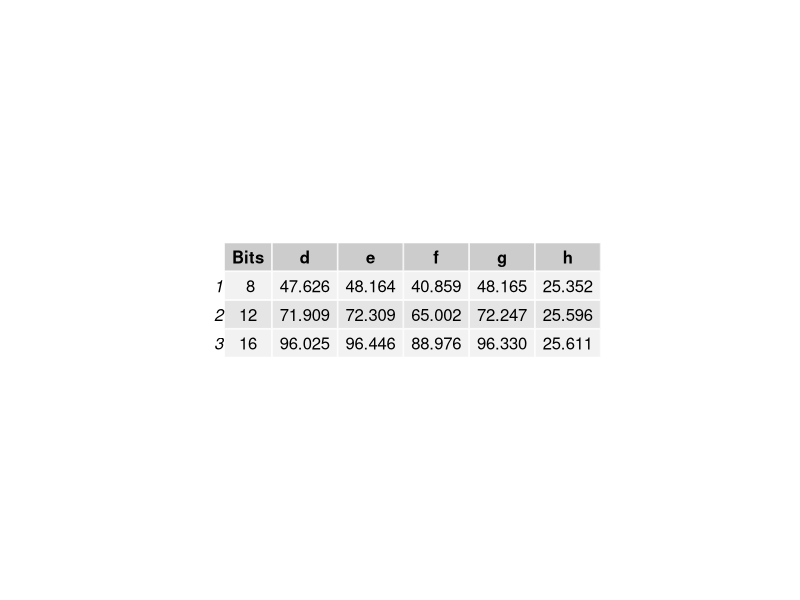
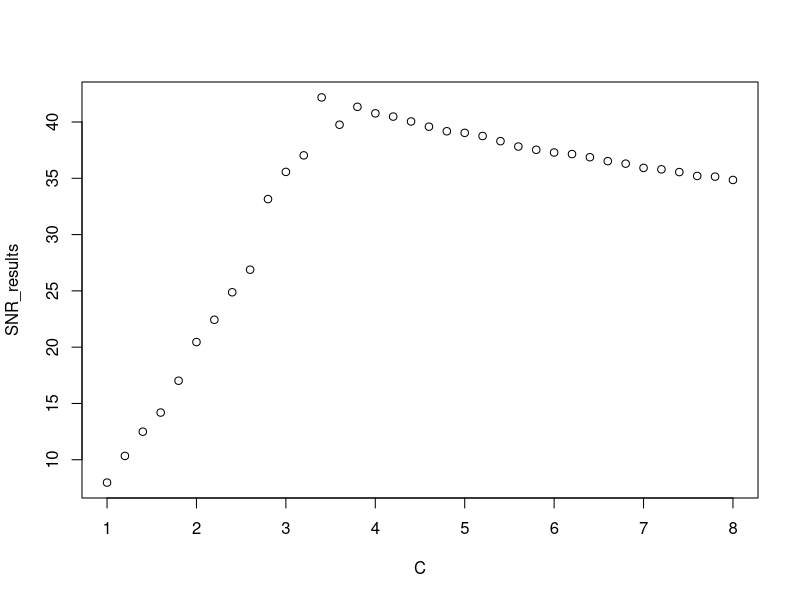

These charts were generated, in order, by the following R code:
library(gridExtra)
pdf("quantize.pdf")

#a
quantize <- function(x,bits=8){
  numberOfIntervals <- 2^bits
  sizeOfIntervals <- 1/numberOfIntervals
  min <- sizeOfIntervals/2
  max <- 1 - min
  x <- ifelse(x <= 0, min, x)
  x <- ifelse(x >= 1, max, x)
  x <- ((floor(x * numberOfIntervals))/numberOfIntervals) + min
}

#b
test_seq = seq(0,1,length=5000)**3
#plot(quantize(test_seq))

#c 
decibel <- function(x){
  10 * log10 (var(x))
}

SNR <- function(x,y){
  decibel(x) - decibel(x-y)
}

empty_data <- c(NA,NA,NA)
snr_data <- data.frame("Bits" = c(8,12,16), "d" = empty_data, "e" = empty_data,
                       "f" = empty_data, "g" = empty_data, "h" = empty_data)

#d
snr_data[1,"d"] <- SNR(test_seq, quantize(test_seq, 8))
snr_data[2,"d"] <- SNR(test_seq, quantize(test_seq, 12))
snr_data[3,"d"] <- SNR(test_seq, quantize(test_seq, 16))

#e
norm_test_seq = runif(5000, 0, 1)
snr_data[1,"e"] <- SNR(norm_test_seq, quantize(norm_test_seq, 8))
snr_data[2,"e"] <- SNR(norm_test_seq, quantize(norm_test_seq, 12))
snr_data[3,"e"] <- SNR(norm_test_seq, quantize(norm_test_seq, 16))

#f
rnorm_test_seq = rnorm(5000, 1/2, 1/8)
snr_data[1,"f"] <- SNR(rnorm_test_seq, quantize(rnorm_test_seq, 8))
snr_data[2,"f"] <- SNR(rnorm_test_seq, quantize(rnorm_test_seq, 12))
snr_data[3,"f"] <- SNR(rnorm_test_seq, quantize(rnorm_test_seq, 16))

#g
aequi_test_seq <- seq(from=0, to=1, length=5000)
snr_data[1,"g"] <- SNR(aequi_test_seq, quantize(aequi_test_seq, 8))
snr_data[2,"g"] <- SNR(aequi_test_seq, quantize(aequi_test_seq, 12))
snr_data[3,"g"] <- SNR(aequi_test_seq, quantize(aequi_test_seq, 16))

#h
h_test_seq = runif(5000,-1/10,1)
snr_data[1,"h"] <- SNR(h_test_seq, quantize(h_test_seq, 8))
snr_data[2,"h"] <- SNR(h_test_seq, quantize(h_test_seq, 12))
snr_data[3,"h"] <- SNR(h_test_seq, quantize(h_test_seq, 16))

grid.table(format(snr_data, digits = 5))

#i
C <- seq(1, 8, length.out = 36) 
C[(which(C==4))] <- 4.001

SNR_results <- numeric(0)
for(i in C){
  i_test_seq = rnorm(5000,1/2,1/(2*i))
  SNR_results <- c(SNR_results, SNR(i_test_seq, quantize(i_test_seq)))
}

plot(C, SNR_results)
dev.off()
